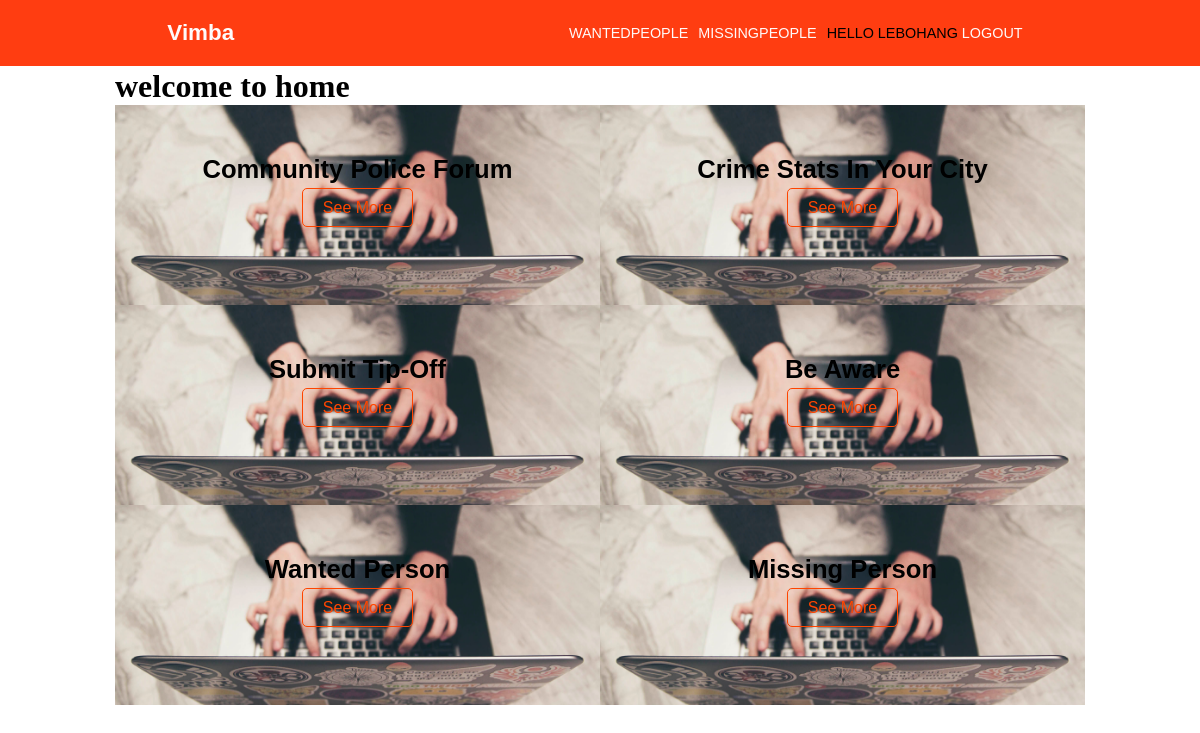
The app's page /home/ (signed in) with its own data.
### articles/models.py (models this page shows, shortened)
class Categories(models.Model):
    name = models.CharField(max_length=200)
    slug = models.SlugField()
    body = models.TextField()
    date = models.DateTimeField(auto_now_add=True)

### articles/views.py (the view)
# urls.py: path('home/',views.article_page,name='new_home'),
def article_page(request):
    cartegories = Categories.objects.all()
    context = {
        'cartegories':cartegories
    }
    return render(request,'articles/main_page.html',context)

### articles/templates/articles/main_page.html
{% extends 'main.html' %}
{% load static %}
{% block content %}
<h1>welcome to home</h1>
<div class="block-container">
    <div class="block-items">
            {% for cartegory in cartegories %}
            <div class="block-item">
                <div class="block-img" style="background-image:url({% static 'img/portfolio8.jpg' %});"></div>
                <div class="block-text">
                    <div class="block-title">
                        <p>{{cartegory.name}}</p>
                    </div>
                    <div class="block-link">
                        <a href="{% url 'articles:detail' slug=cartegory.slug %}">See More</a>
                    </div>
                </div>
            </div>
{% endfor %}
        </div>
    </div>
{% endblock content %}

### templates/nav.html
      <div class="header-wrapper">
        <div class="header-logo">
          {% if request.user.is_authenticated %}
          <a href="{% url 'articles:new_home' %}">vimba</a>
          {% else%}
          <a href="{% url 'home' %}">vimba</a>
          {%endif%}
        </div>
        <div class="header-nav">
          <div class="nav-item">
            <a href="{% url 'wanted_people' %}">wantedPeople</a>
          </div>
          <div class="nav-item">
            <a href="{% url 'missing_people' %}">missingPeople</a>
          </div>
          <div class="nav-item">
            {% if request.user.is_authenticated %}
            <a style='color:black'>hello {{request.user}}<a>
            <a href="{% url 'logout' %}">logout</a>
            {%else%}
            <a href="{% url 'login' %}">login</a>
            {% endif %}
          </div>
        </div>
      </div>

### static/css/styles.css (style rules this page uses)
* { margin: 0; box-sizing: border-box; }
.header-wrapper { display: flex; justify-content: space-around; align-items: center; background-color: rgb(255, 61, 17); width: 100vw; padding-block: 20px; }
.header-nav { display: flex; }
.header-logo a { font-family: Verdana, Geneva, Tahoma, sans-serif; text-decoration: none; font-size: 1.4em; font-weight:bold ; text-transform: capitalize; color: snow; }
.nav-item { margin-right: 10px; }
.nav-item a { color: snow; text-decoration: none; text-transform: uppercase; font-size: .9em; font-family: Verdana, Geneva, Tahoma, sans-serif; }

### static/css/main_page.css (style rules this page uses)
.block-items { display: grid; grid-template-columns: 1fr 1fr; }
.block-item { position: relative; display: flex; justify-content: center; align-items: center; }
.block-img { height: 200px; width: 100%; background-position: center; background-size: cover; background-repeat: no-repeat; }
.block-text { margin-top: 50px; position: absolute; top: 0; display: flex; flex-direction: column; justify-content: center; align-items: center; font-family: Verdana, Geneva, Tahoma, sans-serif; text-transform: capitalize; }
.block-title { text-align: center; font-size: 1.6em; font-weight: 900; }
.block-link { margin-top: 15px; }
.block-link a { color: orangered; text-decoration: none; border: 1px solid orangered; background-color: transparent; padding: 10px 20px; border-radius: 5px; }

### records on screen
Categories: name "Community Police Forum"
Categories: name "Crime Stats In Your City"
Categories: name "Submit Tip-Off"
Categories: name "Be Aware"
Categories: name "Wanted Person"
Categories: name "Missing Person"

### other values on screen
{{ request.user }} "LEBOHANG"
